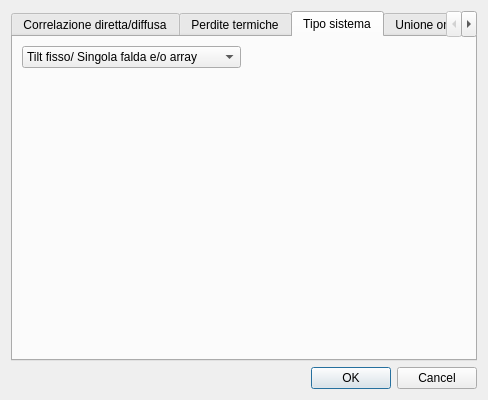
<?xml version="1.0" encoding="UTF-8"?>
<ui version="4.0">
 <class>ModelSettings</class>
 <widget class="QDialog" name="ModelSettings">
  <property name="geometry">
   <rect>
    <x>0</x>
    <y>0</y>
    <width>488</width>
    <height>400</height>
   </rect>
  </property>
  <property name="windowTitle">
   <string>Impostazioni generali</string>
  </property>
  <property name="windowIcon">
   <iconset resource="resource.qrc">
    <normaloff>:/images/icona.png</normaloff>:/images/icona.png</iconset>
  </property>
  <layout class="QGridLayout" name="gridLayout_5">
   <item row="0" column="0">
    <widget class="QTabWidget" name="tabWidget">
     <property name="currentIndex">
      <number>2</number>
     </property>
     <widget class="QWidget" name="tab">
      <attribute name="title">
       <string>Correlazione diretta/diffusa</string>
      </attribute>
      <layout class="QGridLayout" name="gridLayout_3">
       <item row="0" column="0">
        <widget class="QRadioButton" name="radioUNI">
         <property name="text">
          <string>modello UNI</string>
         </property>
        </widget>
       </item>
       <item row="1" column="0">
        <widget class="QRadioButton" name="radioEnea">
         <property name="text">
          <string>modello ENEA</string>
         </property>
         <property name="checked">
          <bool>true</bool>
         </property>
        </widget>
       </item>
       <item row="2" column="0">
        <widget class="QRadioButton" name="radioErbs">
         <property name="text">
          <string>Erbs81</string>
         </property>
        </widget>
       </item>
       <item row="3" column="0">
        <spacer name="verticalSpacer_3">
         <property name="orientation">
          <enum>Qt::Vertical</enum>
         </property>
         <property name="sizeHint" stdset="0">
          <size>
           <width>20</width>
           <height>234</height>
          </size>
         </property>
        </spacer>
       </item>
      </layout>
     </widget>
     <widget class="QWidget" name="tab_3">
      <attribute name="title">
       <string>Perdite termiche</string>
      </attribute>
      <layout class="QGridLayout" name="gridLayout_2">
       <item row="0" column="0">
        <widget class="QRadioButton" name="radioNOCT1">
         <property name="text">
          <string> Standard, NOCT+wind (Duffy &amp; Beckaman 2006)</string>
         </property>
         <property name="checked">
          <bool>true</bool>
         </property>
        </widget>
       </item>
       <item row="1" column="0">
        <widget class="QRadioButton" name="radioCEA">
         <property name="text">
          <string> CEA, noNOCT + wind, 2004</string>
         </property>
        </widget>
       </item>
       <item row="2" column="0">
        <widget class="QRadioButton" name="radioOther">
         <property name="text">
          <string>other, MATTEI 2005</string>
         </property>
        </widget>
       </item>
       <item row="3" column="0">
        <spacer name="verticalSpacer_2">
         <property name="orientation">
          <enum>Qt::Vertical</enum>
         </property>
         <property name="sizeHint" stdset="0">
          <size>
           <width>20</width>
           <height>263</height>
          </size>
         </property>
        </spacer>
       </item>
      </layout>
     </widget>
     <widget class="QWidget" name="tab_4">
      <attribute name="title">
       <string>Tipo sistema</string>
      </attribute>
      <layout class="QGridLayout" name="gridLayout">
       <item row="0" column="0">
        <widget class="QComboBox" name="comboType">
         <item>
          <property name="text">
           <string>Tilt fisso/ Singola falda e/o array</string>
          </property>
         </item>
         <item>
          <property name="text">
           <string>Inseguitore biassiale</string>
          </property>
         </item>
         <item>
          <property name="text">
           <string>Doppia falda</string>
          </property>
         </item>
        </widget>
       </item>
       <item row="0" column="1" rowspan="2">
        <widget class="QLabel" name="labelType">
         <property name="text">
          <string/>
         </property>
        </widget>
       </item>
       <item row="1" column="0">
        <spacer name="verticalSpacer">
         <property name="orientation">
          <enum>Qt::Vertical</enum>
         </property>
         <property name="sizeHint" stdset="0">
          <size>
           <width>20</width>
           <height>263</height>
          </size>
         </property>
        </spacer>
       </item>
      </layout>
     </widget>
     <widget class="QWidget" name="tab_2">
      <attribute name="title">
       <string>Unione ombre</string>
      </attribute>
      <layout class="QGridLayout" name="gridLayout_4">
       <item row="0" column="0">
        <widget class="QRadioButton" name="radioOmbreLineari">
         <property name="text">
          <string>interpolazione lineare</string>
         </property>
        </widget>
       </item>
       <item row="1" column="0">
        <widget class="QRadioButton" name="radioOmbreSpline">
         <property name="text">
          <string>interpolazione spline</string>
         </property>
        </widget>
       </item>
       <item row="2" column="0">
        <spacer name="verticalSpacer_4">
         <property name="orientation">
          <enum>Qt::Vertical</enum>
         </property>
         <property name="sizeHint" stdset="0">
          <size>
           <width>20</width>
           <height>263</height>
          </size>
         </property>
        </spacer>
       </item>
      </layout>
     </widget>
    </widget>
   </item>
   <item row="1" column="0">
    <widget class="QDialogButtonBox" name="buttonBox">
     <property name="orientation">
      <enum>Qt::Horizontal</enum>
     </property>
     <property name="standardButtons">
      <set>QDialogButtonBox::Cancel|QDialogButtonBox::Ok</set>
     </property>
    </widget>
   </item>
  </layout>
 </widget>
 <resources>
  <include location="resource.qrc"/>
 </resources>
 <connections>
  <connection>
   <sender>buttonBox</sender>
   <signal>accepted()</signal>
   <receiver>ModelSettings</receiver>
   <slot>accept()</slot>
   <hints>
    <hint type="sourcelabel">
     <x>248</x>
     <y>254</y>
    </hint>
    <hint type="destinationlabel">
     <x>157</x>
     <y>274</y>
    </hint>
   </hints>
  </connection>
  <connection>
   <sender>buttonBox</sender>
   <signal>rejected()</signal>
   <receiver>ModelSettings</receiver>
   <slot>reject()</slot>
   <hints>
    <hint type="sourcelabel">
     <x>316</x>
     <y>260</y>
    </hint>
    <hint type="destinationlabel">
     <x>286</x>
     <y>274</y>
    </hint>
   </hints>
  </connection>
 </connections>
</ui>
